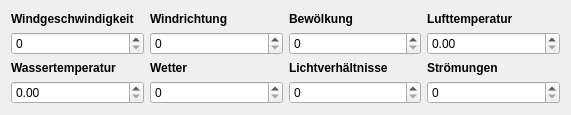
<?xml version="1.0" encoding="UTF-8"?>
<ui version="4.0">
 <class>frm_weather</class>
 <widget class="QWidget" name="frm_weather">
  <property name="geometry">
   <rect>
    <x>0</x>
    <y>0</y>
    <width>571</width>
    <height>115</height>
   </rect>
  </property>
  <property name="windowTitle">
   <string>Form</string>
  </property>
  <layout class="QGridLayout" name="gridLayout">
   <item row="4" column="1">
    <widget class="QSpinBox" name="sb_weather">
     <property name="maximum">
      <number>9999</number>
     </property>
    </widget>
   </item>
   <item row="3" column="3">
    <widget class="QLabel" name="label_8">
     <property name="font">
      <font>
       <weight>75</weight>
       <bold>true</bold>
      </font>
     </property>
     <property name="text">
      <string>Strömungen</string>
     </property>
    </widget>
   </item>
   <item row="4" column="3">
    <widget class="QSpinBox" name="sb_currents">
     <property name="maximum">
      <number>9999</number>
     </property>
    </widget>
   </item>
   <item row="1" column="1">
    <widget class="QSpinBox" name="sb_wind_dir">
     <property name="maximum">
      <number>9999</number>
     </property>
    </widget>
   </item>
   <item row="0" column="3">
    <widget class="QLabel" name="label_4">
     <property name="font">
      <font>
       <weight>75</weight>
       <bold>true</bold>
      </font>
     </property>
     <property name="text">
      <string>Lufttemperatur</string>
     </property>
    </widget>
   </item>
   <item row="3" column="1">
    <widget class="QLabel" name="label_6">
     <property name="font">
      <font>
       <weight>75</weight>
       <bold>true</bold>
      </font>
     </property>
     <property name="text">
      <string>Wetter</string>
     </property>
    </widget>
   </item>
   <item row="4" column="0">
    <widget class="QDoubleSpinBox" name="sb_temp_water"/>
   </item>
   <item row="4" column="2">
    <widget class="QSpinBox" name="sb_light">
     <property name="maximum">
      <number>9999</number>
     </property>
    </widget>
   </item>
   <item row="1" column="0">
    <widget class="QSpinBox" name="sb_wind_speed">
     <property name="maximum">
      <number>9999</number>
     </property>
    </widget>
   </item>
   <item row="1" column="2">
    <widget class="QSpinBox" name="sb_cloud">
     <property name="maximum">
      <number>9999</number>
     </property>
    </widget>
   </item>
   <item row="1" column="3">
    <widget class="QDoubleSpinBox" name="sb_temp_air"/>
   </item>
   <item row="0" column="2">
    <widget class="QLabel" name="label_3">
     <property name="font">
      <font>
       <weight>75</weight>
       <bold>true</bold>
      </font>
     </property>
     <property name="text">
      <string>Bewölkung</string>
     </property>
    </widget>
   </item>
   <item row="0" column="1">
    <widget class="QLabel" name="label_2">
     <property name="font">
      <font>
       <weight>75</weight>
       <bold>true</bold>
      </font>
     </property>
     <property name="text">
      <string>Windrichtung</string>
     </property>
    </widget>
   </item>
   <item row="3" column="2">
    <widget class="QLabel" name="label_7">
     <property name="font">
      <font>
       <weight>75</weight>
       <bold>true</bold>
      </font>
     </property>
     <property name="text">
      <string>Lichtverhältnisse</string>
     </property>
    </widget>
   </item>
   <item row="3" column="0">
    <widget class="QLabel" name="label_5">
     <property name="font">
      <font>
       <weight>75</weight>
       <bold>true</bold>
      </font>
     </property>
     <property name="text">
      <string>Wassertemperatur</string>
     </property>
    </widget>
   </item>
   <item row="0" column="0">
    <widget class="QLabel" name="label">
     <property name="font">
      <font>
       <weight>75</weight>
       <bold>true</bold>
      </font>
     </property>
     <property name="text">
      <string>Windgeschwindigkeit</string>
     </property>
    </widget>
   </item>
  </layout>
 </widget>
 <resources/>
 <connections/>
</ui>
